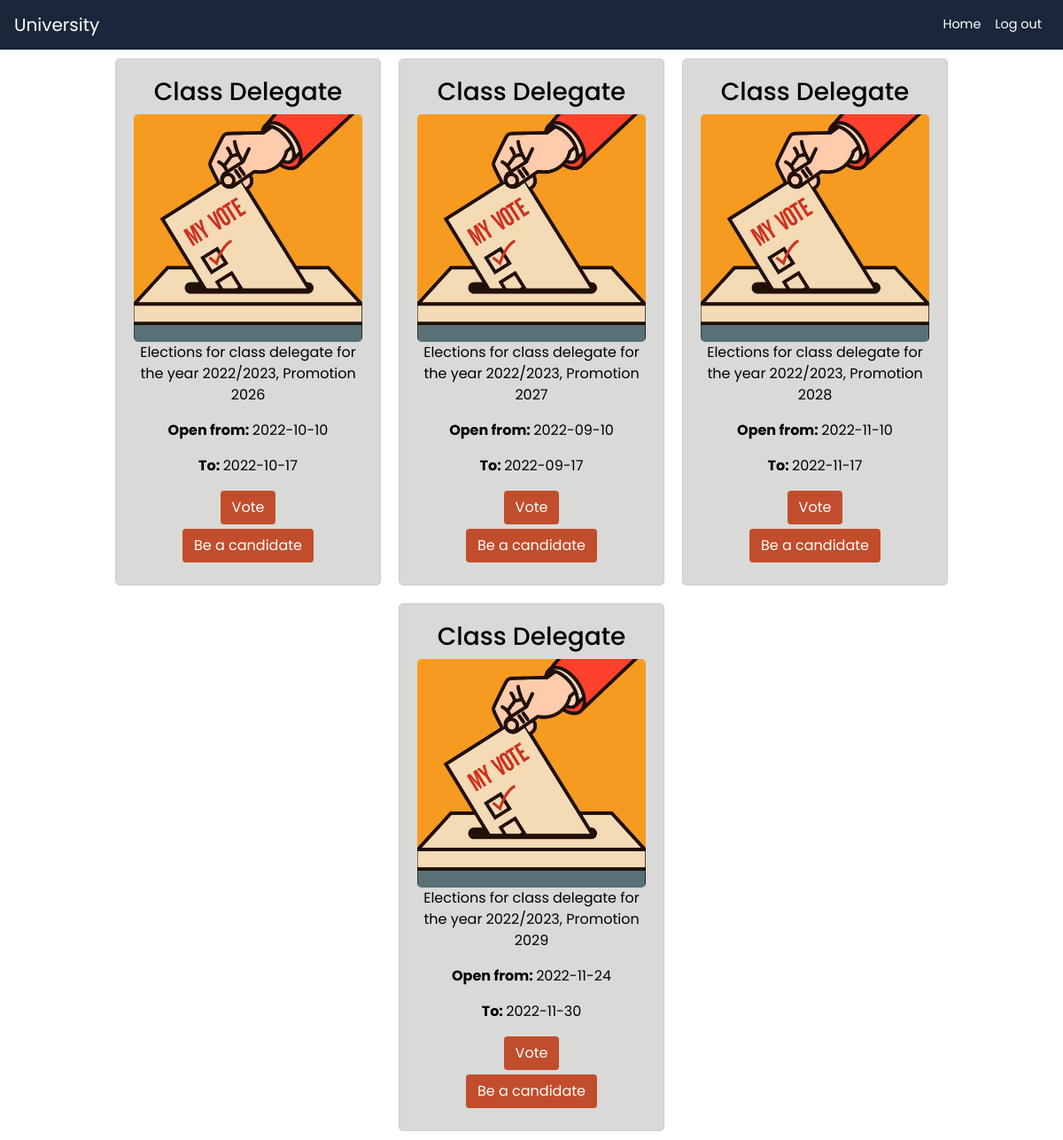
Page /php/DashboardStudent.php on the earlier database version.
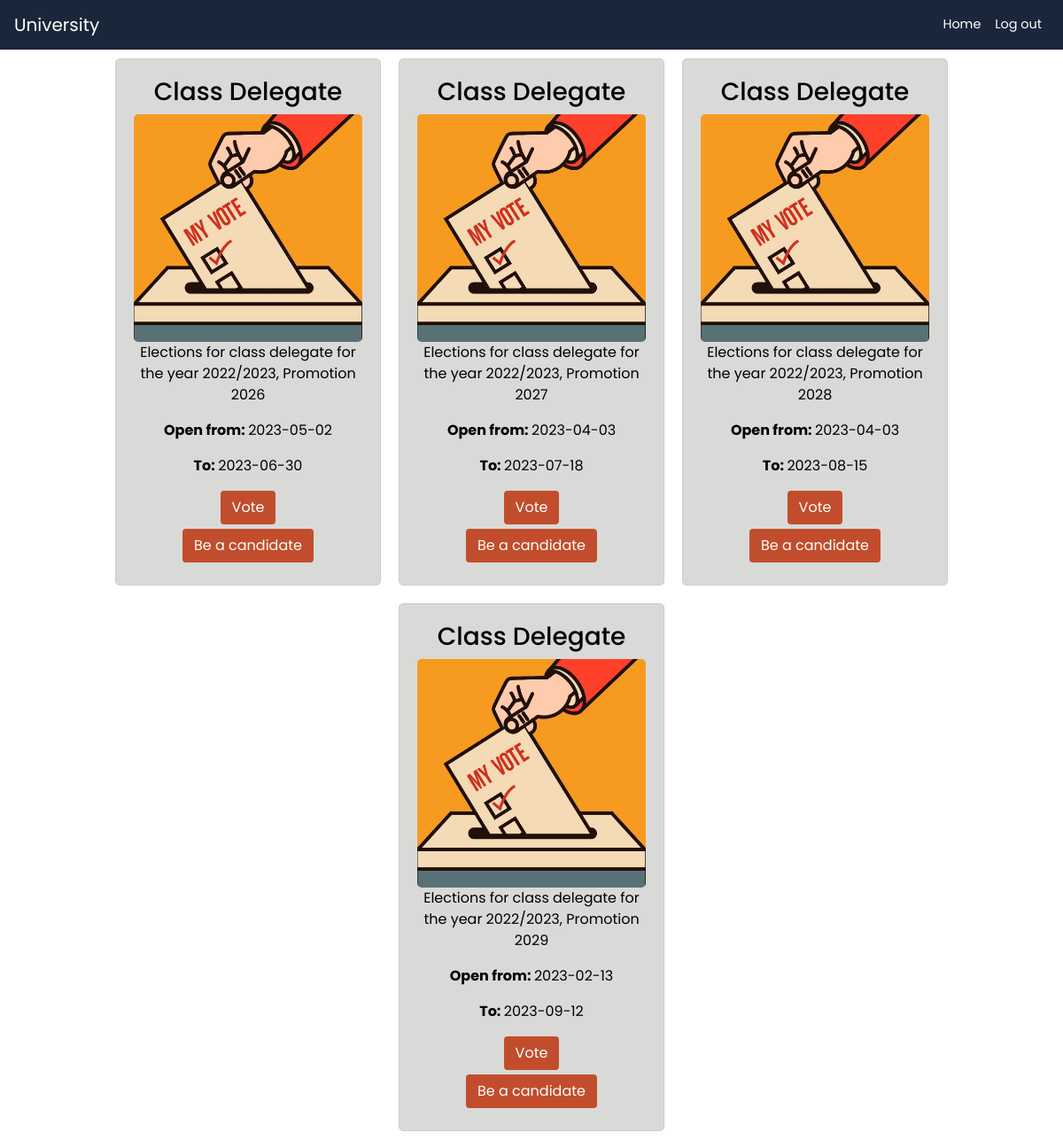
Same page on the later database version.
### tables this page shows
CREATE TABLE Elections (
    election_id VARCHAR(30) NOT NULL PRIMARY KEY,
    title VARCHAR(255) NOT NULL,
    description VARCHAR(255) NOT NULL,
    start_date DATE NOT NULL,
    end_date DATE NOT NULL,
    CHECK (TIMESTAMPDIFF(DAY, start_date, end_date) >= 0)
);

### php/DashboardStudent.php (the view, shortened to what this page needs)
<!DOCTYPE html>
<html lang="en">
<head>
    <link rel="stylesheet" href="https://cdn.jsdelivr.net/npm/bootstrap@4.0.0/dist/css/bootstrap.min.css"
>
    <link rel="stylesheet" href="/css/homepage.css">
    <link rel="stylesheet" href="/css/navbar.css">
</head>
<body>
    <div class="page-container">
        <nav class="navbar navbar-expand-lg navbar-light">
            <a class="navbar-brand text-white" href="DashboardStudent.php">University</a>
            <div class="collapse navbar-collapse" id="navbarSupportedContent">
                <ul class="navbar-nav ml-auto">
                    <li class="nav-item active">
                        <a class="nav-link text-white" href="DashboardStudent.php">Home</a>
                    </li>
                    <li class="nav-item">
                        <a class="nav-link text-white" href="logOut.php">Log out</a>
                    </li>
                </ul>
            </div>
        </nav>
        <main class="main">
            <div class="big-card-container">
                <div class="card-container">
                    <?php
                    $ConnectingDB = $GLOBALS['connexion'];
                    $election = $ConnectingDB->query("SELECT * FROM elections");
                    while ($e = $election->fetch(PDO::FETCH_ASSOC)) { ?>
                        <div class="card">
                            <h3>
                                <?php echo $e['title']; ?>
                            </h3>
                            <img src="../images/vote.jpg" alt="Vote">
                            <p>
                                <?php echo $e['description']; ?>
                            </p>
                            <p><b>Open from: </b>
                                <?php echo $e['start_date']; ?>
                            </p>
                            <p><b>To: </b>
                                <?php echo $e['end_date']; ?>
                            </p>
                            <form method="post" action="vote.php">
                                <button type="submit" id="vote" name="vote" class="btn">Vote</button>
                            </form>
                            <form method="post" action="becandidate.php">
                                <button type="submit" id="vote" name="be_candidate" class="btn">Be a candidate</button>
                            </form>
                        </div>
                    <?php } ?>
                </div>
            </div>
        </main>
</body>
</html>

Differences in the rows shown:
removed elections: title "Class Delegate", description "Elections for class delegate for the year 2022/2023, Promotion 2026", start_date "2022-10-10", end_date "2022-10-17"
removed elections: title "Class Delegate", description "Elections for class delegate for the year 2022/2023, Promotion 2027", start_date "2022-09-10", end_date "2022-09-17"
removed elections: title "Class Delegate", description "Elections for class delegate for the year 2022/2023, Promotion 2028", start_date "2022-11-10", end_date "2022-11-17"
removed elections: title "Class Delegate", description "Elections for class delegate for the year 2022/2023, Promotion 2029", start_date "2022-11-24", end_date "2022-11-30"
added elections: title "Class Delegate", description "Elections for class delegate for the year 2022/2023, Promotion 2026", start_date "2023-05-02", end_date "2023-06-30"
added elections: title "Class Delegate", description "Elections for class delegate for the year 2022/2023, Promotion 2027", start_date "2023-04-03", end_date "2023-07-18"
added elections: title "Class Delegate", description "Elections for class delegate for the year 2022/2023, Promotion 2028", start_date "2023-04-03", end_date "2023-08-15"
added elections: title "Class Delegate", description "Elections for class delegate for the year 2022/2023, Promotion 2029", start_date "2023-02-13", end_date "2023-09-12"
